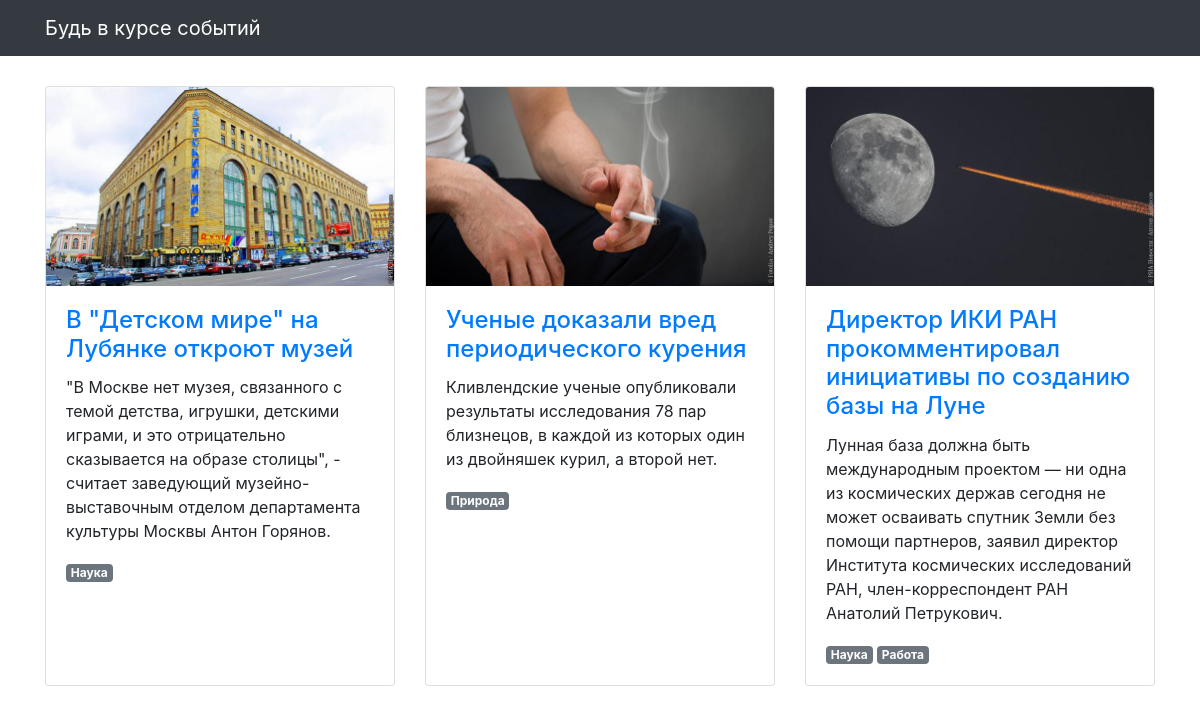
The page / on the database its author committed.
### articles/models.py (models this page shows, shortened)
class Article(models.Model):
    title = models.CharField(max_length=256, verbose_name='Название')
    text = models.TextField(verbose_name='Текст')
    published_at = models.DateTimeField(verbose_name='Дата публикации')
    image = models.ImageField(null=True, blank=True, verbose_name='Изображение')
    scopes = models.ManyToManyField(Scope, through='ArticleScope')
    class Meta:
        verbose_name = 'Статья'
        verbose_name_plural = 'Статьи'

class Scope(models.Model):
    name = models.CharField(max_length=50)
    class Meta:
        verbose_name = 'РАЗДЕЛ'
        verbose_name_plural = 'РАЗДЕЛЫ'

### articles/views.py (the view)
# urls.py: path('', ArticleListView.as_view()),
class ArticleListView(ListView):
    template_name = 'articles/news.html'
    model = Article
    ordering = '-published_at'
    def get_context_data(self, **kwargs):
        context = super(ArticleListView, self).get_context_data(**kwargs)
        for article in context['object_list']:
            article.sorted_scopes = article.scopes.all().order_by('name')
        return context

### templates/articles/news.html (shortened to what this page needs)
{% extends "articles/base.html" %}
{% load static %}
{% block content %}
<div class="row">
  {% for article in object_list %}
  <div class="col-lg-4 col-sm-6 portfolio-item">
    <div class="card h-100">
      <a href="#"><img class="card-img-top" src="{% get_media_prefix %}{{ article.image }}" alt=""></a>
      <div class="card-body">
        <h4 class="card-title">
          <a href="#">{{ article.title }}</a>
        </h4>
        <p class="card-text">{{ article.text }}</p>
        {% for scope in article.sorted_scopes %}
          <span class="badge {% if scope.base_scope %}badge-primary{% else %}badge-secondary{% endif %}">{{ scope.name }}</span>
        {% endfor %}
      </div>
    </div>
  </div>
  {% endfor %}
</div>
{% endblock %}

### templates/articles/base.html (shortened to what this page needs)
<!DOCTYPE html>
{% load static %}
<html>
  <head>
    <link href="{% static  "css/bootstrap.min.css"  %}" rel="stylesheet">
    <link href="{% static  "css/3-col-portfolio.css" %}" rel="stylesheet">
  </head>
  <body>
    <nav class="navbar navbar-expand-lg navbar-dark bg-dark fixed-top">
      <div class="container">
        <a class="navbar-brand" href="#">Будь в курсе событий</a>
      </div>
    </nav>
    <div class="container">{% block content %}{% endblock %}</div>
  </body>
</html>

### static/css/3-col-portfolio.css (style rules this page uses)
body { padding-top: 84px; padding-bottom: 84px; }
@media (min-width: 992px) { body { padding-top: 86px; padding-bottom: 86px; } }

### rows shown on the page
Article: image (picture), title "В \"Детском мире\" на Лубянке откроют музей", text "\"В Москве нет музея, связанного с темой детства, игрушки, детскими играми, и это отрицательно сказывается на образе столицы\", - считает заведующий музейно-выставочным отделом департамента культуры Москвы Антон Горянов."
Scope: name "Наука"
Article: image (picture), title "Ученые доказали вред периодического курения", text "Кливлендские ученые опубликовали результаты исследования 78 пар близнецов, в каждой из которых один из двойняшек курил, а второй нет."
Scope: name "Природа"
Article: image (picture), title "Директор ИКИ РАН прокомментировал инициативы по созданию базы на Луне", text "Лунная база должна быть международным проектом — ни одна из космических держав сегодня не может осваивать спутник Земли без помощи партнеров, заявил директор Института космических исследований РАН, член-корреспондент РАН Анатолий Петрукович."
Scope: name "Работа"
